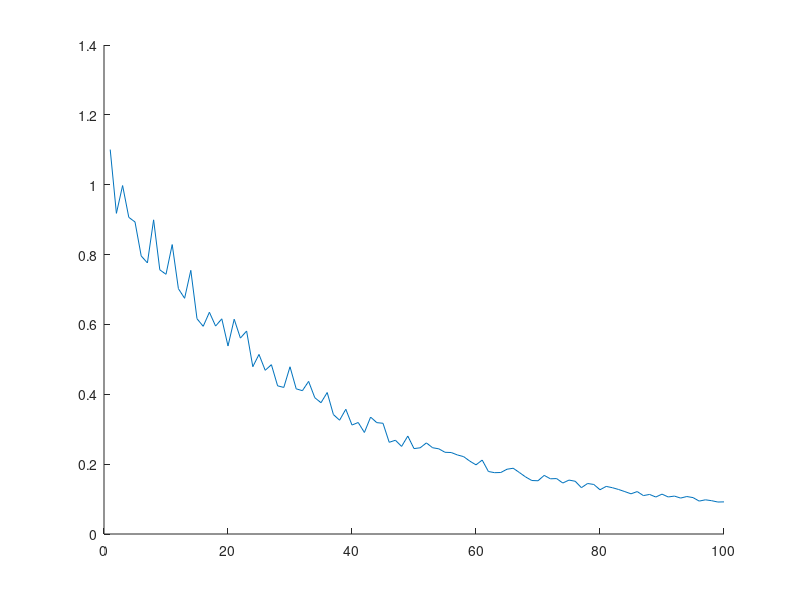

MATLAB code for this plot:
clear, clc

m = load('expdata.dat')
t = m(1,:)
S = m(2,:)





figure(1), clf(1), hold on
plot(t,S)



















